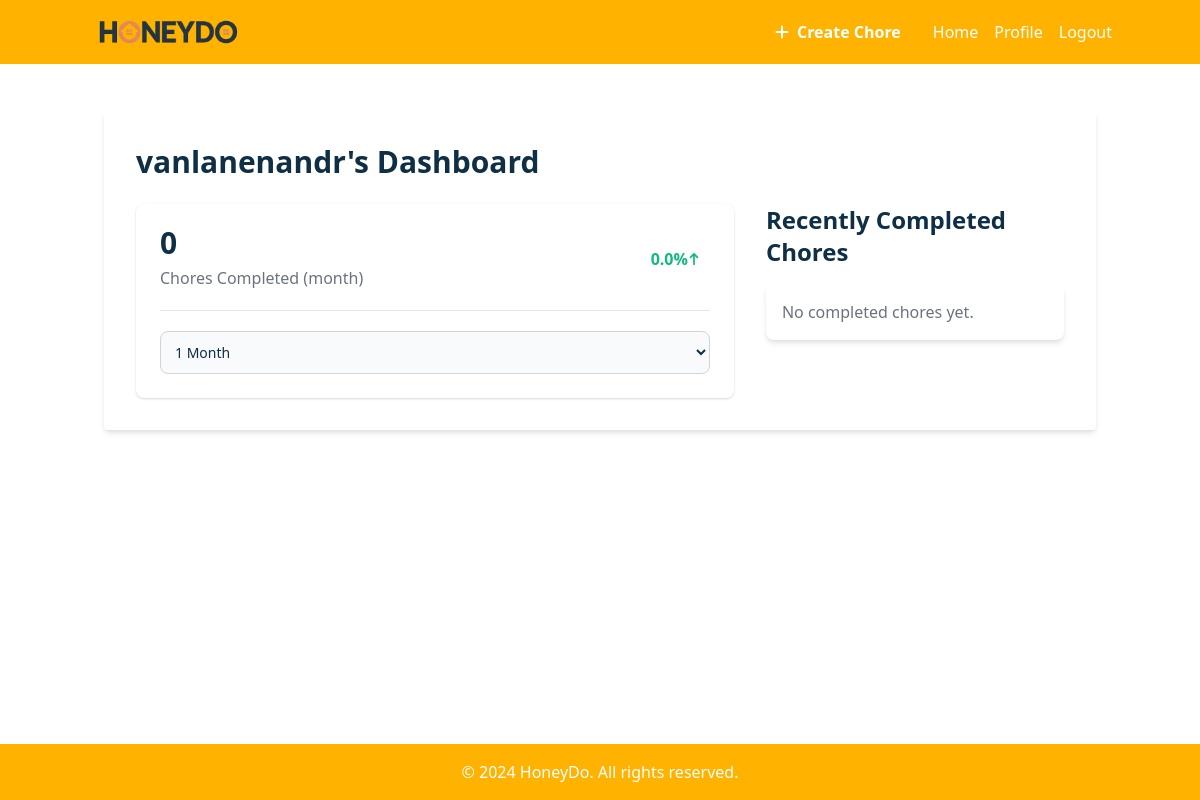
The app's page /profile/ (signed in), older data.
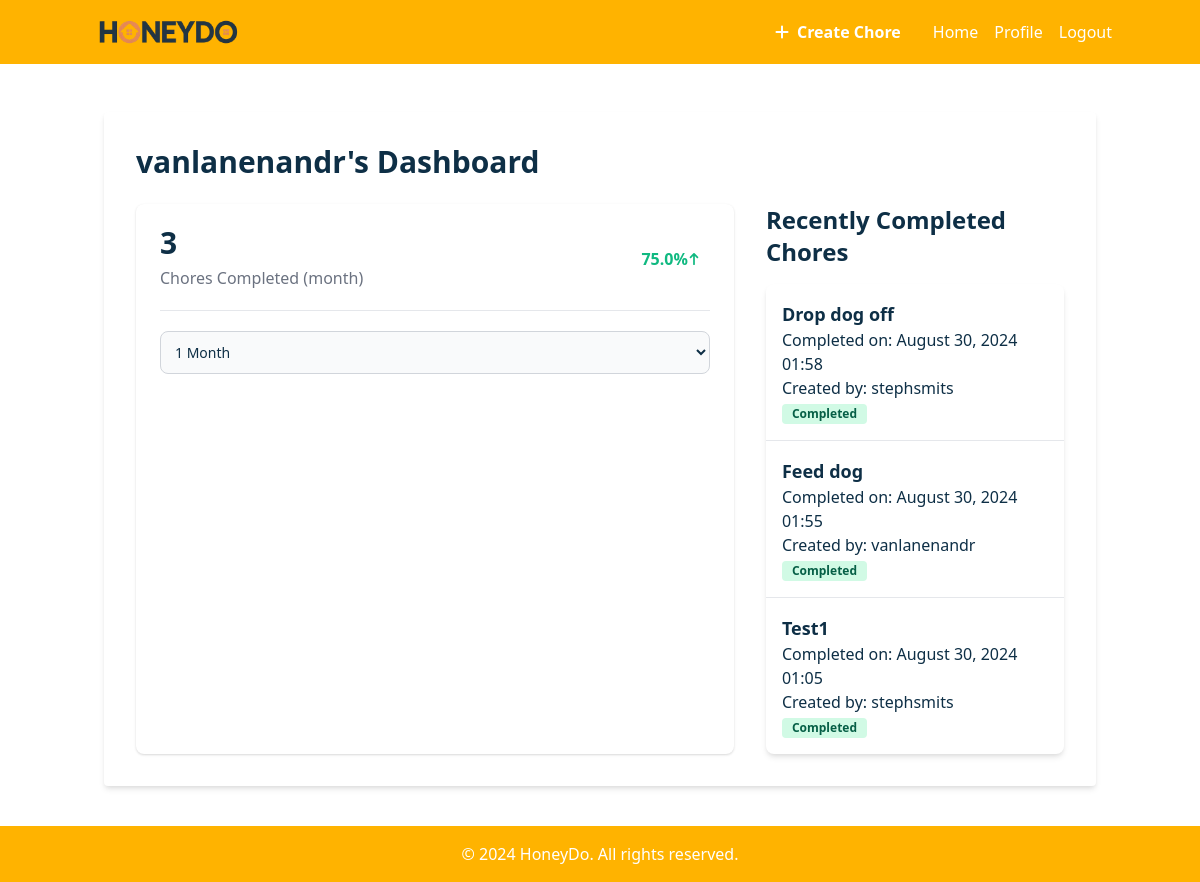
The same page, newer data.
### App/models.py (models this page shows, shortened)
class Chore(models.Model):
    PRIORITY_CHOICES = [
        (1, 'Low'),
        (2, 'Medium'),
        (3, 'High'),
    ]
    STATUS_CHOICES = [
        ('pending', 'Pending'),
        ('in_progress', 'In Progress'),
        ('completed', 'Completed'),
    ]
    title = models.CharField(max_length=200)
    description = models.TextField(blank=True)
    created_by = models.ForeignKey(User, on_delete=models.CASCADE, related_name='created_chores')
    assigned_to = models.ManyToManyField(User, related_name='assigned_chores')
    created_at = models.DateTimeField(auto_now_add=True)
    updated_at = models.DateTimeField(auto_now=True)  # Add this line
    due_date = models.DateTimeField(null=True, blank=True)
    priority = models.IntegerField(choices=PRIORITY_CHOICES, default=2)
    status = models.CharField(max_length=20, choices=STATUS_CHOICES, default='pending')
    points = models.IntegerField(default=1)
    completed_at = models.DateTimeField(null=True, blank=True)

### App/views.py (the view)
# urls.py: path('profile/', views.profile, name='profile'),
@login_required
def profile(request):
    user_profile, created = UserProfile.objects.get_or_create(user=request.user)
    time_frame = request.GET.get('time_frame', 'month')
    if time_frame == 'week':
        days_ago = 7
        trunc_func = TruncDate('completed_at')
    elif time_frame == 'month':
        days_ago = 30
        trunc_func = TruncDate('completed_at')
    elif time_frame == '3months':
        days_ago = 90
        trunc_func = TruncWeek('completed_at')
    elif time_frame == 'year':
        days_ago = 365
        trunc_func = TruncMonth('completed_at')
    else:
        days_ago = 30
        trunc_func = TruncDate('completed_at')
    start_date = timezone.now() - timezone.timedelta(days=days_ago)
    completed_chores = Chore.objects.filter(
        assigned_to=request.user,
        status='completed',
        completed_at__gte=start_date
    ).order_by('-completed_at')
    total_completed_chores = completed_chores.count()
    completion_data = completed_chores.annotate(
        date=trunc_func
    ).values('date').annotate(count=Count('id')).order_by('date')
    filled_completion_data = []
    current_date = start_date
    end_date = timezone.now()
    while current_date <= end_date:
        date_key = current_date.strftime("%Y-%m-%d")
        count = next((item['count'] for item in completion_data if item['date'].strftime("%Y-%m-%d") == date_key), 0)
        filled_completion_data.append({'date': date_key, 'count': count})
        if time_frame == 'year':
            current_date += timezone.timedelta(days=32)
            current_date = current_date.replace(day=1)
        elif time_frame == '3months':
            current_date += timezone.timedelta(weeks=1)
        else:
            current_date += timezone.timedelta(days=1)
    total_chores = Chore.objects.filter(assigned_to=request.user, created_at__gte=start_date).count()
    completion_rate = round((total_completed_chores / total_chores) * 100, 1) if total_chores > 0 else 0
    context = {
        'profile': user_profile,
        'completed_chores': completed_chores[:5],  # Show only the 5 most recent
        'completion_data': json.dumps(filled_completion_data),
        'completion_rate': completion_rate,
        'time_frame': time_frame,
        'total_completed_chores': total_completed_chores
    }
    if request.htmx:
        return render(request, 'partials/chore_chart.html', context)
    return render(request, 'profile.html', context)

### App/templates/profile.html (shortened to what this page needs)
{% extends 'base.html' %}
{% block content %}
<div class="max-w-6xl mx-auto bg-white p-8 rounded shadow-md">
    <h1 class="text-3xl font-bold mb-6">{{ request.user.username }}'s Dashboard</h1>
    <div class="flex flex-col md:flex-row gap-8">
        <div class="w-full md:w-2/3 bg-white rounded-lg shadow dark:bg-gray-800 p-4 md:p-6">
            <div class="flex justify-between mb-5">
                <div>
                    <h5 class="leading-none text-3xl font-bold text-gray-900 dark:text-white pb-2">{{ total_completed_chores }}</h5>
                    <p class="text-base font-normal text-gray-500 dark:text-gray-400">Chores Completed ({{ time_frame }})</p>
                </div>
                <div class="flex items-center px-2.5 py-0.5 text-base font-semibold text-green-500 dark:text-green-500 text-center">
                    {{ completion_rate }}%
                    <svg class="w-3 h-3 ms-1" aria-hidden="true" xmlns="http://www.w3.org/2000/svg" fill="none" viewBox="0 0 10 14">
                        <path stroke="currentColor" stroke-linecap="round" stroke-linejoin="round" stroke-width="2" d="M5 13V1m0 0L1 5m4-4 4 4"/>
                    </svg>
                </div>
            </div>
            <div class="grid grid-cols-1 items-center border-gray-200 border-t dark:border-gray-700 justify-between">
                <div class="flex justify-between items-center pt-5">
                    <select id="time-filter"
                            hx-get="{% url 'profile' %}"
                            hx-target="#chart-container"
                            hx-trigger="change"
                            hx-indicator="#loading"
                            name="time_frame"
                            class="bg-gray-50 border border-gray-300 text-gray-900 text-sm rounded-lg focus:ring-blue-500 focus:border-blue-500 block w-full p-2.5 dark:bg-gray-700 dark:border-gray-600 dark:placeholder-gray-400 dark:text-white dark:focus:ring-blue-500 dark:focus:border-blue-500">
                        <option value="month" {% if time_frame == 'month' %}selected{% endif %}>1 Month</option>
                    </select>
                </div>
            </div>
        </div>
        <div class="w-full md:w-1/3">
            <h2 class="text-2xl font-semibold mb-4">Recently Completed Chores</h2>
            <ul class="bg-white shadow-md rounded-lg divide-y divide-gray-200">
                {% for chore in completed_chores %}
                    <li class="p-4">
                        <h3 class="text-lg font-semibold">{{ chore.title }}</h3>
                        <p class="text-gray-600">Completed on: {{ chore.completed_at|date:"F d, Y H:i" }}</p>
                        <p class="text-gray-600">Created by: {{ chore.created_by.username }}</p>
                        <span class="inline-block bg-green-100 text-green-800 text-xs font-semibold px-2.5 py-0.5 rounded">
                            Completed
                        </span>
                    </li>
                {% empty %}
                    <li class="p-4 text-gray-500">No completed chores yet.</li>
                {% endfor %}
            </ul>
        </div>
    </div>
</div>
{% endblock %}

Row changes from the older to the newer data that the page shows:
now on this page (row edited): Chore: title "Drop dog off", completed_at "August 30, 2024 01:58", created_by.username "stephsmits"
now on this page (row edited): Chore: title "Feed dog", completed_at "August 30, 2024 01:55", created_by.username "vanlanenandr"
added Chore: title "Test1", completed_at "August 30, 2024 01:05", created_by.username "stephsmits"
Text that changed along with them:
{{ total_completed_chores }}: "0" → "3"
{{ completion_rate }}: "0.0" → "75.0"
text no longer shown: "No completed chores yet."
